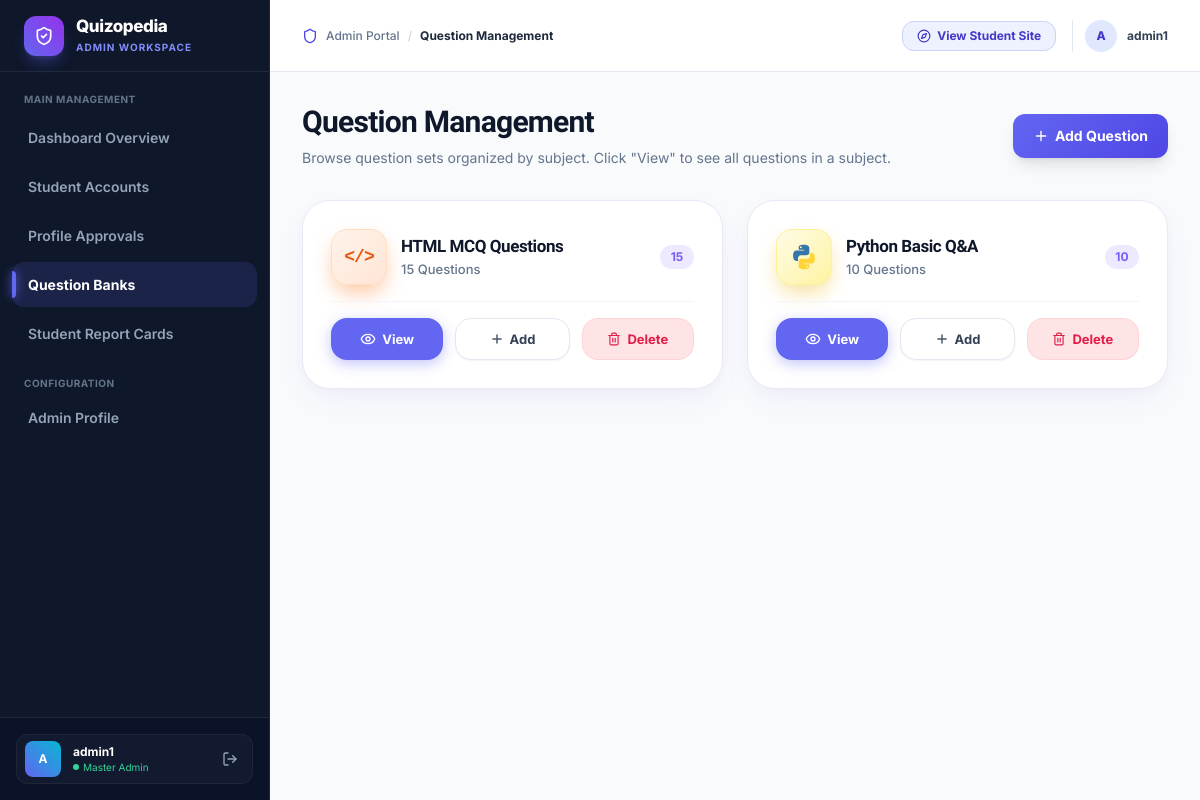
The app's page /questions/ (signed in), older data.
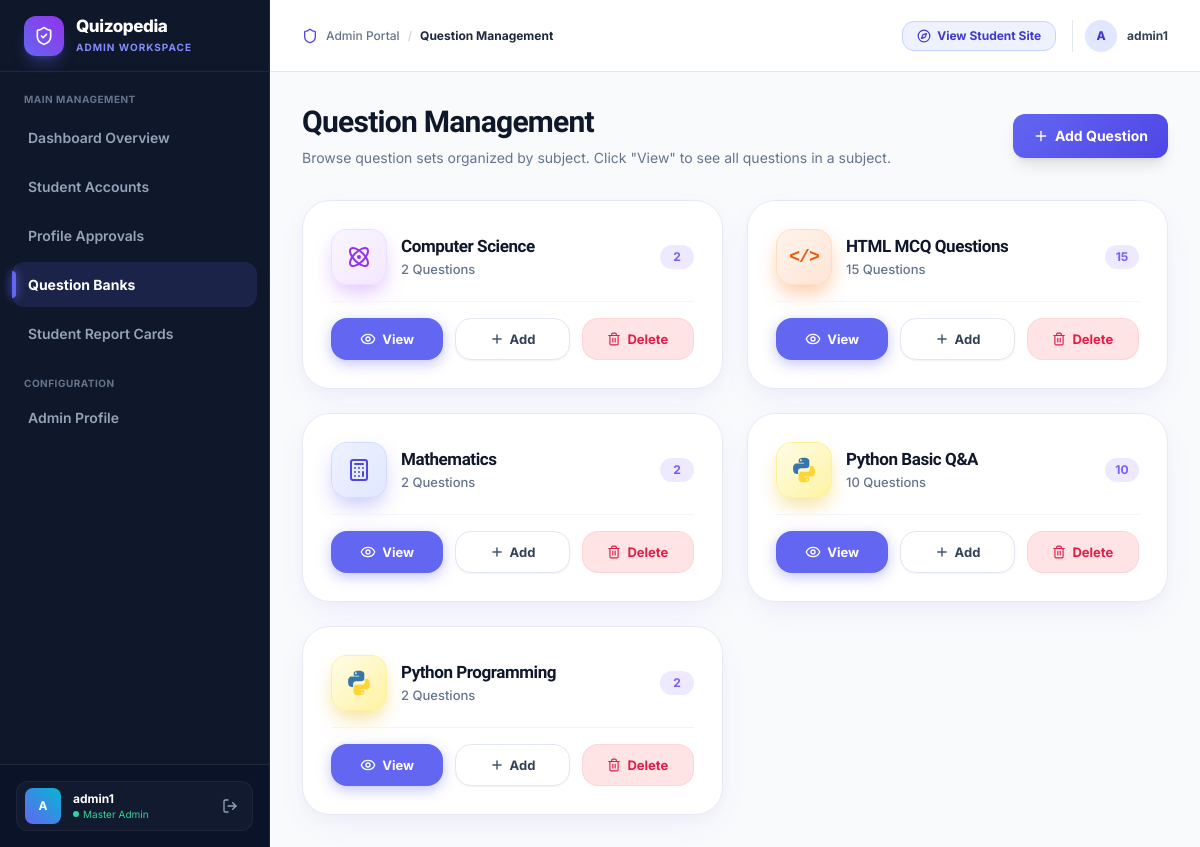
The same page, newer data.
### user/models.py (models this page shows, shortened)
class Subject(models.Model):
    name = models.CharField(max_length=150)
    description = models.TextField(blank=True)

### adminpanel/views.py (the view)
# urls.py: path('questions/', views.question_list, name='question_list'),
@admin_required
def question_list(request):
    subjects = Subject.objects.filter(questions__isnull=False).distinct().order_by('name')
    subject_data = []
    for subject in subjects:
        qs = subject.questions.all()
        subject_data.append({
            'subject': subject,
            'count': qs.count(),
        })
    return render(request, 'adminpanel/question_list.html', {
        'subject_data': subject_data
    })

### adminpanel/context_processors.py (called while the page is built)
def pending_approvals_count(request):
    if request.user.is_authenticated and (request.user.is_staff or request.user.is_superuser):
        count = ProfileUpdateRequest.objects.filter(status='pending').count()
        return {'pending_approvals_count': count}
    return {'pending_approvals_count': 0}

### adminpanel/templates/adminpanel/question_list.html (shortened to what the changed rows need)
{% extends 'adminpanel/base.html' %}
{% block content %}
<div class="mb-8 flex flex-col sm:flex-row sm:items-center sm:justify-between gap-4">
  <div>
    <h1 class="text-3xl font-extrabold tracking-tight mb-2 text-[var(--text-main)]">Question Management</h1>
  </div>
</div>
{% if subject_data %}
<div class="grid grid-cols-1 md:grid-cols-2 lg:grid-cols-2 xl:grid-cols-3 gap-6">
  {% for item in subject_data %}
  <div class="rounded-[28px] p-6 sm:p-7 flex flex-col gap-4 bg-white border border-[#eae8f7] shadow-[0_12px_32px_-6px_rgba(124,92,245,0.08),0_4px_12px_rgba(0,0,0,0.02)] hover:shadow-[0_16px_40px_-6px_rgba(124,92,245,0.14)] hover:border-[#7c5cf5]/40 transition-all duration-300 group">
    <div class="flex items-center justify-between gap-3">
      <div class="flex items-center gap-3.5 min-w-0">
        {% if 'html' in item.subject.name|lower or 'web' in item.subject.name|lower %}
        <div class="w-14 h-14 rounded-2xl bg-gradient-to-br from-[#fff3eb] to-[#ffe5d6] border border-orange-200/60 shadow-[0_10px_20px_-3px_rgba(249,115,22,0.4)] flex items-center justify-center shrink-0">
          <span class="font-extrabold text-[#ea580c] text-lg font-mono tracking-tighter">&lt;/&gt;</span>
        </div>
        {% elif 'python' in item.subject.name|lower %}
        <div class="w-14 h-14 rounded-2xl bg-gradient-to-br from-[#fefce8] to-[#fef3a0] border border-yellow-200/70 shadow-[0_10px_20px_-3px_rgba(234,179,8,0.4)] flex items-center justify-center shrink-0">
        </div>
        {% elif 'django' in item.subject.name|lower %}
        <div class="w-14 h-14 rounded-2xl bg-gradient-to-br from-[#f0fdf4] to-[#dcfce7] border border-emerald-200/60 shadow-[0_10px_20px_-3px_rgba(16,185,129,0.35)] flex items-center justify-center shrink-0">
          <i data-lucide="layers" class="w-6 h-6 text-[#16a34a]"></i>
        </div>
        {% elif 'math' in item.subject.name|lower %}
        <div class="w-14 h-14 rounded-2xl bg-gradient-to-br from-[#eef2ff] to-[#e0e7ff] border border-indigo-200/60 shadow-[0_10px_20px_-3px_rgba(99,102,241,0.35)] flex items-center justify-center shrink-0">
          <i data-lucide="calculator" class="w-6 h-6 text-[#4f46e5]"></i>
        </div>
        {% elif 'science' in item.subject.name|lower or 'physics' in item.subject.name|lower %}
        <div class="w-14 h-14 rounded-2xl bg-gradient-to-br from-[#faf5ff] to-[#f3e8ff] border border-purple-200/60 shadow-[0_10px_20px_-3px_rgba(168,85,247,0.35)] flex items-center justify-center shrink-0">
          <i data-lucide="atom" class="w-6 h-6 text-[#9333ea]"></i>
        </div>
        {% else %}
        <div class="w-14 h-14 rounded-2xl bg-gradient-to-br from-[#f0f9ff] to-[#e0f2fe] border border-blue-200/60 shadow-[0_10px_20px_-3px_rgba(59,130,246,0.35)] flex items-center justify-center shrink-0">
          <i data-lucide="book-open" class="w-6 h-6 text-[#2563eb]"></i>
        </div>
        {% endif %}
        <div class="min-w-0 flex-1">
          <h2 class="text-[17px] font-extrabold text-[#0f172a] tracking-tight leading-snug truncate" title="{{ item.subject.name }}">
            {{ item.subject.name }}
          </h2>
          <p class="text-[13px] text-[#64748b] font-medium mt-0.5">
            {{ item.count }} Question{{ item.count|pluralize }}
          </p>
        </div>
      </div>
      <span class="inline-flex items-center justify-center min-w-[34px] px-2.5 py-1 rounded-full text-xs font-bold bg-[#ede9fe] text-[#7c5cf5] shrink-0">
        {{ item.count }}
      </span>
    </div>
    <div class="pt-4 border-t border-[#f1f5f9] flex items-center gap-2.5 sm:gap-3">
      <a href="{% url 'subject_questions' item.subject.id %}"
        class="flex-1 h-[42px] rounded-[16px] font-bold text-xs sm:text-[13px] bg-[#6366f1] hover:bg-[#5457e5] text-white flex items-center justify-center gap-1.5 shadow-[0_4px_14px_rgba(99,102,241,0.38)] transition-all duration-200 active:scale-95">
        <i data-lucide="eye" class="w-4 h-4 text-white"></i> View
      </a>
      <a href="{% url 'question_add_mcq' %}?subject={{ item.subject.name|urlencode }}"
        class="flex-1 h-[42px] rounded-[16px] font-bold text-xs sm:text-[13px] bg-white hover:bg-slate-50 text-[#334155] border border-[#e2e8f0] flex items-center justify-center gap-1.5 shadow-sm transition-all duration-200 active:scale-95">
        <i data-lucide="plus" class="w-3.5 h-3.5 stroke-[2.5] text-[#475569]"></i> Add
      </a>
      <form method="POST" action="{% url 'subject_delete' item.subject.id %}" onsubmit="return confirm('Are you sure you want to delete the entire quiz \'{{ item.subject.name|escapejs }}\' and all its {{ item.count }} questions? This cannot be undone.');" class="flex-1 m-0 p-0">
        <button type="submit"
          class="w-full h-[42px] rounded-[16px] font-bold text-xs sm:text-[13px] bg-[#ffe4e6] hover:bg-[#fecdd3] text-[#e11d48] border border-[#fecdd3]/70 flex items-center justify-center gap-1.5 transition-all duration-200 active:scale-95" title="Delete entire quiz">
          <i data-lucide="trash-2" class="w-3.5 h-3.5 text-[#e11d48]"></i> Delete
        </button>
      </form>
    </div>
  </div>
  {% endfor %}
</div>
{% endif %}
{% endblock %}

Row changes from the older to the newer data that the page shows:
added Subject: subject.name "Computer Science", count "2"
added Subject: subject.name "Mathematics", count "2"
added Subject: subject.name "Python Programming", count "2"
